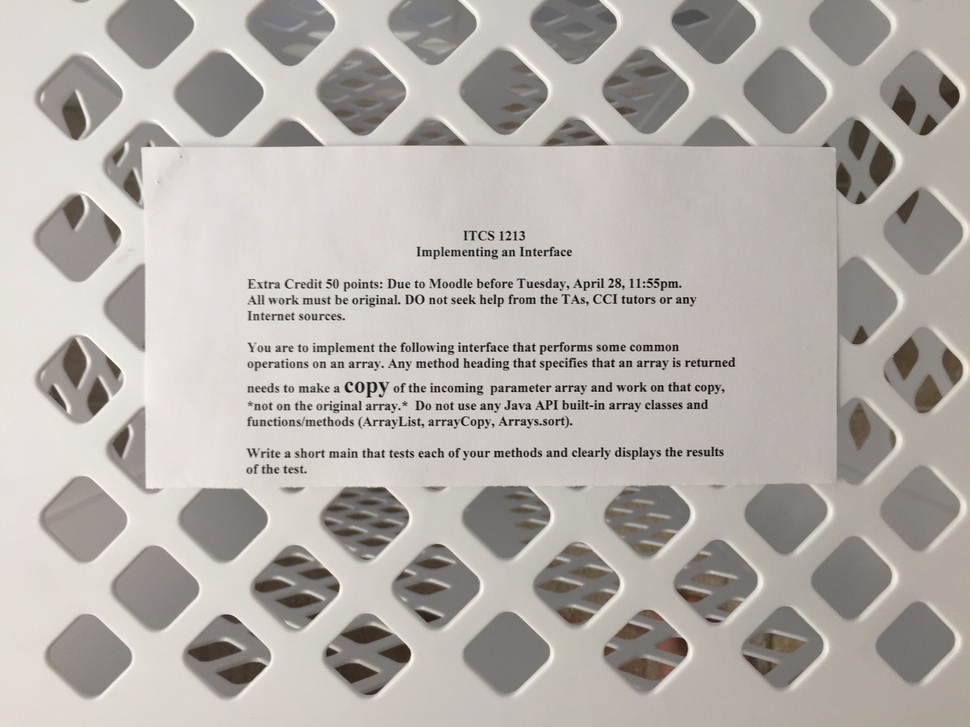
%> input picture Challenge2/data/input_16.JPG, 970 x 727 px, shrunk from 3264 x 2448 before the run
$ octave test3.m   (GNU Octave 9; MATLAB toolbox functions it lacks are replaced by stand-ins)
%> lines starting %> are read from the running program, lines starting %| are printed output that depends on the picture; in (x1, y1, x2, y2) boxes, pixels count from 0 and x2, y2 are one past the last pixel; in counts of white or black regions, pixels touching at a corner belong together; the program's own positions count from 1
%author: Carlos Rosario
clear; clc;

input_im = imread('data/input_16.JPG');
%> input_im is the input picture: size 727x970x3 uint8; mean R, G, B 179.9, 175.1, 169.7
%input_im = rgb2gray(input_im);
input_im = input_im(:,:,3);
%> input_im: size 727x970 uint8
%input_im = sum((1-input_im).^2, 3) > .5;

sobel_kernel_x = [1 0 -1; 2 0 -2; 1 0 -1] * (1/8);
sobel_kernel_y = [1 2 1; 0 0 0; -1 -2 -1] * (1/8);

% check kernel, x direction
sum_x = sum(sobel_kernel_x(:));

gx = imfilter(double(input_im), double(sobel_kernel_x)); % vertical edges
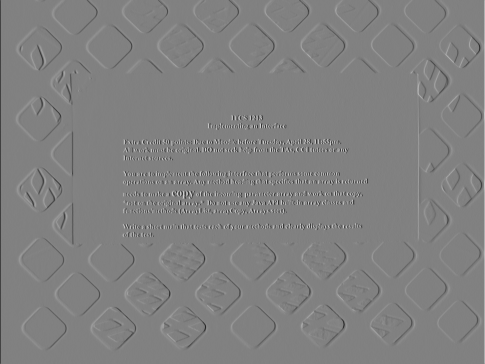
%> gx: size 727x970 double (shown at 1/2 size); min -111.5, max 109.1, mean 0; drawn with min black and max white
%imshow(gx, []); % smallest value to be black, and largest value to white
%colormap jet;

% check kernel, y direction
sum_y = sum(sobel_kernel_y(:));
gy = imfilter(double(input_im), double(sobel_kernel_y)); % horizontal edges
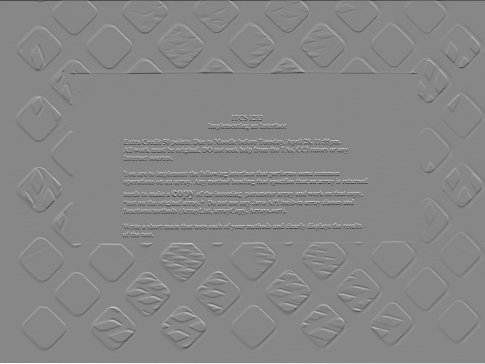
%> gy: size 727x970 double (shown at 1/2 size); min -119.2, max 106, mean 0; drawn with min black and max white
%imshow(gy, []);
%colormap jet;

% compute gradient magnitude
gm = sqrt((gx .^2) + (gy .^2));
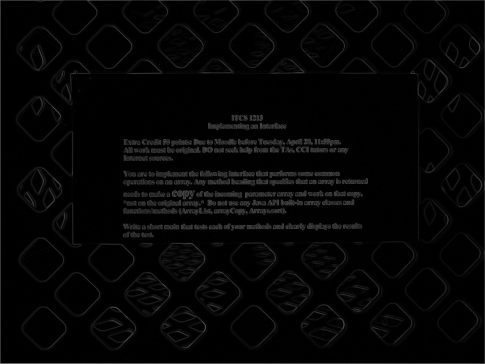
%> gm: size 727x970 double (shown at 1/2 size); min 0, max 119.3, mean 5.6
%imshow(gm,[]);
%colormap jet;

gradient_angle = atan2(gy,gx); %angles in radian of each gx,gy.
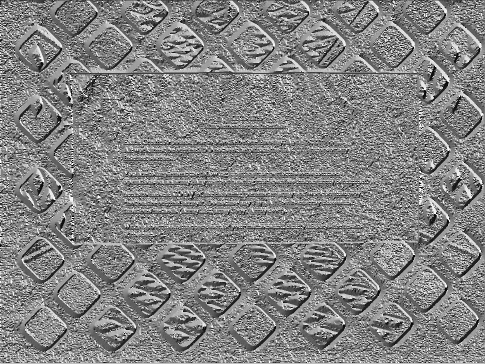
%> gradient_angle: size 727x970 double (shown at 1/2 size); min -3.14, max 3.14, mean 0.096; drawn with min black and max white
%imshow(angle,[]);
%colormap jet;

tresh = 10;
binaryImage = zeros(size(input_im,1), size(input_im,2));
binaryImage = gm >= tresh;
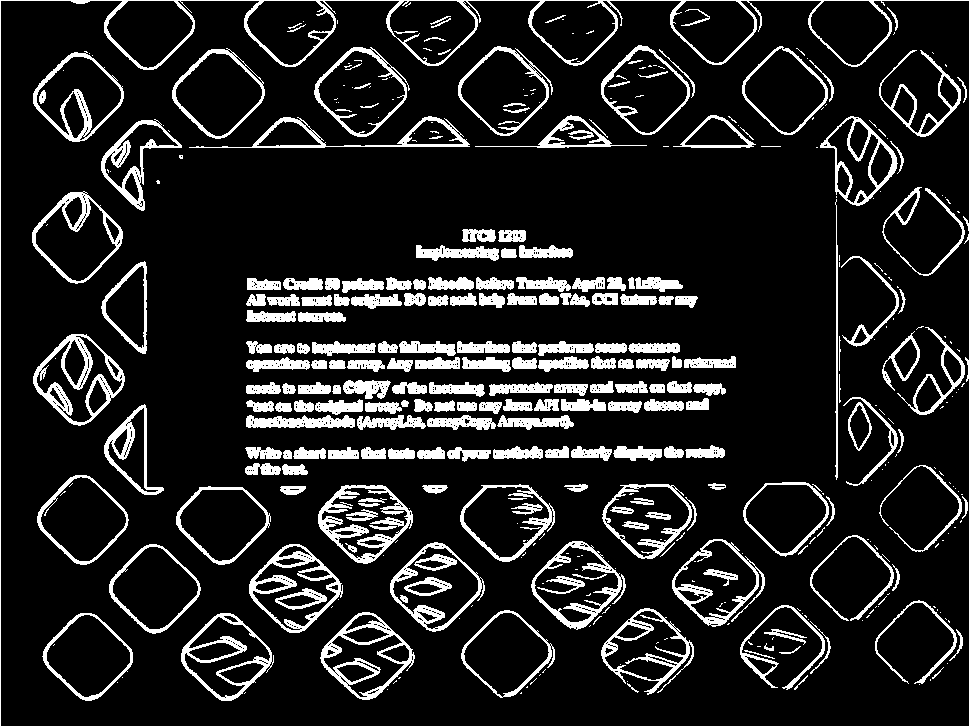
%> binaryImage: size 727x970 logical; 13.3% white; 417 white regions (191 under 20 px), largest, box (x1, y1, x2, y2) and area: (0, 0, 970, 727) 7130, (318, 485, 413, 564) 2254, (33, 334, 125, 426) 2248

% binary_im = ~binary_im;X
imshow(binaryImage, []);
%colormap jet;

$ run again, with Challenge2/data/input_10.JPG copied over Challenge2/data/input_16.JPG
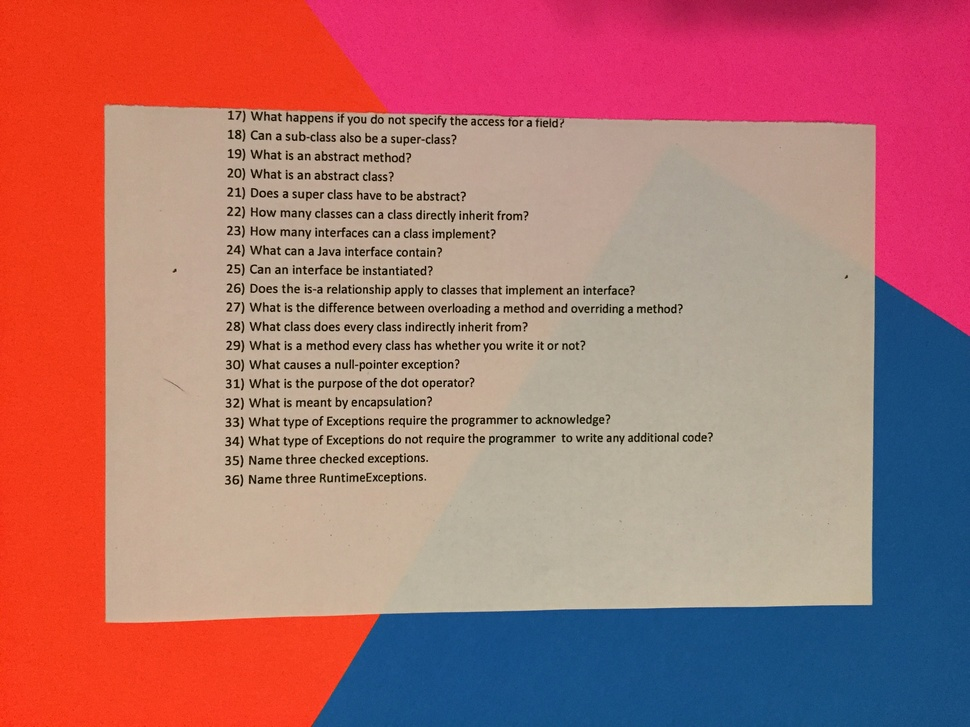
%> input picture Challenge2/data/input_10.JPG, 970 x 727 px, shrunk from 3264 x 2448 before the run
%> input_im is the input picture: size 727x970x3 uint8; mean R, G, B 174.5, 116.1, 115.6
%> input_im: size 727x970 uint8
%> `gradient_angle = atan2(gy,gx);`:
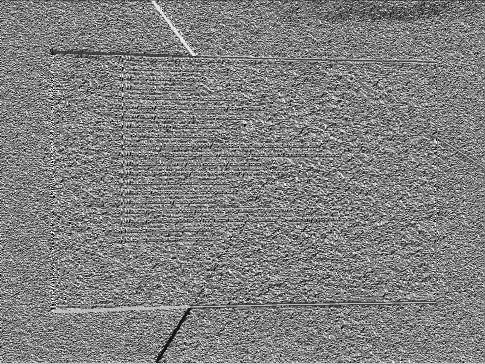
%> gradient_angle: size 727x970 double (shown at 1/2 size); min -3.14, max 3.14, mean 0.0217; drawn with min black and max white
%> `binaryImage = gm >= tresh;`:
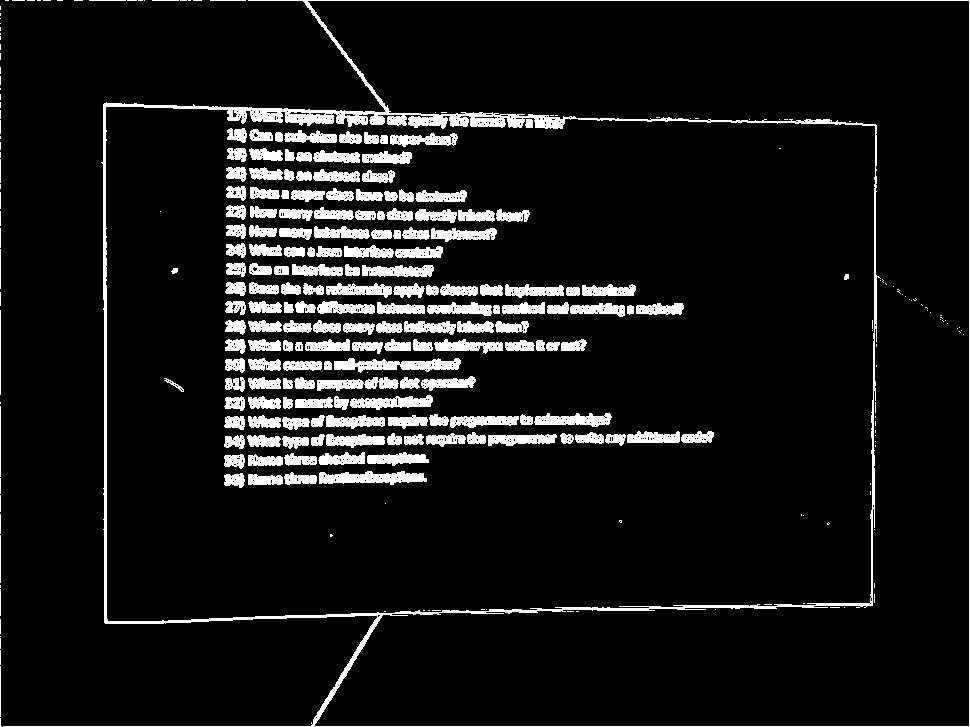
%> binaryImage: size 727x970 logical; 8.7% white; 295 white regions (119 under 20 px), largest, box (x1, y1, x2, y2) and area: (3, 0, 970, 727) 13659, (334, 358, 461, 373) 1136, (319, 471, 427, 485) 1011
